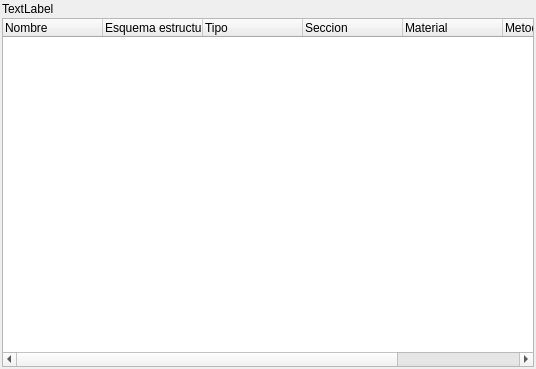
<?xml version="1.0" encoding="UTF-8"?>
<ui version="4.0">
 <class>MainCommandWidget</class>
 <widget class="QWidget" name="MainCommandWidget">
  <property name="geometry">
   <rect>
    <x>0</x>
    <y>0</y>
    <width>536</width>
    <height>369</height>
   </rect>
  </property>
  <property name="windowTitle">
   <string>Form</string>
  </property>
  <layout class="QVBoxLayout" name="verticalLayout">
   <property name="spacing">
    <number>2</number>
   </property>
   <property name="leftMargin">
    <number>2</number>
   </property>
   <property name="topMargin">
    <number>2</number>
   </property>
   <property name="rightMargin">
    <number>2</number>
   </property>
   <property name="bottomMargin">
    <number>2</number>
   </property>
   <item>
    <widget class="QLabel" name="label">
     <property name="text">
      <string>TextLabel</string>
     </property>
    </widget>
   </item>
   <item>
    <layout class="QHBoxLayout" name="horizontalLayout">
     <property name="spacing">
      <number>2</number>
     </property>
     <item>
      <widget class="QTreeWidget" name="listElements">
       <column>
        <property name="text">
         <string>Nombre</string>
        </property>
       </column>
       <column>
        <property name="text">
         <string>Esquema estructural</string>
        </property>
       </column>
       <column>
        <property name="text">
         <string>Tipo</string>
        </property>
       </column>
       <column>
        <property name="text">
         <string>Seccion</string>
        </property>
       </column>
       <column>
        <property name="text">
         <string>Material</string>
        </property>
       </column>
       <column>
        <property name="text">
         <string>Metodo Calculo</string>
        </property>
       </column>
       <column>
        <property name="text">
         <string>Calculada</string>
        </property>
       </column>
      </widget>
     </item>
    </layout>
   </item>
  </layout>
 </widget>
 <resources/>
 <connections/>
</ui>
